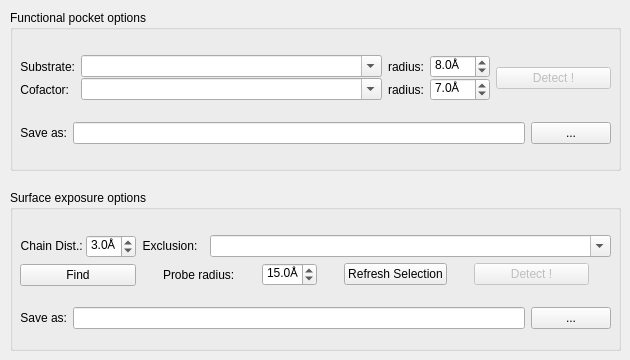
    <widget class="QWidget" name="tab_prepare">
     <property name="statusTip">
      <string>Determine surfaces, pockets, interfaces and evolutionary profile.</string>
     </property>
     <attribute name="title">
      <string>Prepare</string>
     </attribute>
     <widget class="QGroupBox" name="groupBox_functional">
      <property name="geometry">
       <rect>
        <x>10</x>
        <y>10</y>
        <width>611</width>
        <height>161</height>
       </rect>
      </property>
      <property name="title">
       <string>Functional pocket options</string>
      </property>
      <widget class="QWidget" name="verticalLayoutWidget_7">
       <property name="geometry">
        <rect>
         <x>10</x>
         <y>30</y>
         <width>591</width>
         <height>121</height>
        </rect>
       </property>
       <layout class="QVBoxLayout" name="verticalLayout_3">
        <item>
         <layout class="QHBoxLayout" name="horizontalLayout_2">
          <item>
           <layout class="QGridLayout" name="gridLayout_5">
            <property name="verticalSpacing">
             <number>0</number>
            </property>
            <item row="0" column="1">
             <widget class="QComboBox" name="comboBox_ligand_sel">
              <property name="sizePolicy">
               <sizepolicy hsizetype="Preferred" vsizetype="Fixed">
                <horstretch>0</horstretch>
                <verstretch>0</verstretch>
               </sizepolicy>
              </property>
              <property name="minimumSize">
               <size>
                <width>0</width>
                <height>0</height>
               </size>
              </property>
              <property name="maximumSize">
               <size>
                <width>16777215</width>
                <height>16777215</height>
               </size>
              </property>
              <property name="statusTip">
               <string>Substrate/Product molecule. Use PyMOL selection syntax(eg. (LIG or PRD))</string>
              </property>
              <property name="whatsThis">
               <string/>
              </property>
              <property name="editable">
               <bool>true</bool>
              </property>
             </widget>
            </item>
            <item row="1" column="2">
             <widget class="QLabel" name="label_cofactor_radius">
              <property name="sizePolicy">
               <sizepolicy hsizetype="Fixed" vsizetype="Preferred">
                <horstretch>0</horstretch>
                <verstretch>0</verstretch>
               </sizepolicy>
              </property>
              <property name="text">
               <string>radius:</string>
              </property>
              <property name="alignment">
               <set>Qt::AlignRight|Qt::AlignTrailing|Qt::AlignVCenter</set>
              </property>
             </widget>
            </item>
            <item row="1" column="0">
             <widget class="QLabel" name="label_cofactor_sel">
              <property name="sizePolicy">
               <sizepolicy hsizetype="Fixed" vsizetype="Preferred">
                <horstretch>0</horstretch>
                <verstretch>0</verstretch>
               </sizepolicy>
              </property>
              <property name="text">
               <string>Cofactor:</string>
              </property>
              <property name="alignment">
               <set>Qt::AlignRight|Qt::AlignTrailing|Qt::AlignVCenter</set>
              </property>
             </widget>
            </item>
            <item row="0" column="2">
             <widget class="QLabel" name="label_ligand_radius">
              <property name="sizePolicy">
               <sizepolicy hsizetype="Fixed" vsizetype="Preferred">
                <horstretch>0</horstretch>
                <verstretch>0</verstretch>
               </sizepolicy>
              </property>
              <property name="text">
               <string>radius:</string>
              </property>
              <property name="alignment">
               <set>Qt::AlignRight|Qt::AlignTrailing|Qt::AlignVCenter</set>
              </property>
             </widget>
            </item>
            <item row="0" column="0">
             <widget class="QLabel" name="label_ligand_sel">
              <property name="sizePolicy">
               <sizepolicy hsizetype="Fixed" vsizetype="Preferred">
                <horstretch>0</horstretch>
                <verstretch>0</verstretch>
               </sizepolicy>
              </property>
              <property name="text">
               <string>Substrate:</string>
              </property>
              <property name="alignment">
               <set>Qt::AlignRight|Qt::AlignTrailing|Qt::AlignVCenter</set>
              </property>
             </widget>
            </item>
            <item row="1" column="1">
             <widget class="QComboBox" name="comboBox_cofactor_sel">
              <property name="sizePolicy">
               <sizepolicy hsizetype="Preferred" vsizetype="Fixed">
                <horstretch>0</horstretch>
                <verstretch>0</verstretch>
               </sizepolicy>
              </property>
              <property name="minimumSize">
               <size>
                <width>0</width>
                <height>0</height>
               </size>
              </property>
              <property name="maximumSize">
               <size>
                <width>16777215</width>
                <height>16777215</height>
               </size>
              </property>
              <property name="statusTip">
               <string>Co-factor or co-enzyme, HEM/FAD/NAD, etc. Use PyMOL selection syntax (eg. (HEM or FAD))</string>
              </property>
              <property name="editable">
               <bool>true</bool>
              </property>
             </widget>
            </item>
            <item row="0" column="3">
             <widget class="QDoubleSpinBox" name="doubleSpinBox_ligand_radius">
              <property name="maximumSize">
               <size>
                <width>60</width>
                <height>16777215</height>
               </size>
              </property>
              <property name="statusTip">
               <string>Max distance from ligand to pocket residue.</string>
              </property>
              <property name="suffix">
               <string>Å</string>
              </property>
              <property name="decimals">
               <number>1</number>
              </property>
              <property name="minimum">
               <double>1.000000000000000</double>
              </property>
              <property name="maximum">
               <double>25.000000000000000</double>
              </property>
              <property name="value">
               <double>8.000000000000000</double>
              </property>
             </widget>
            </item>
            <item row="1" column="3">
             <widget class="QDoubleSpinBox" name="doubleSpinBox_cofactor_radius">
              <property name="maximumSize">
               <size>
                <width>60</width>
                <height>16777215</height>
               </size>
              </property>
              <property name="statusTip">
               <string>Max distance from cofactor to pocket residue.</string>
              </property>
              <property name="suffix">
               <string>Å</string>
              </property>
              <property name="decimals">
               <number>1</number>
              </property>
              <property name="minimum">
               <double>1.000000000000000</double>
              </property>
              <property name="maximum">
               <double>25.000000000000000</double>
              </property>
              <property name="value">
               <double>7.000000000000000</double>
              </property>
             </widget>
            </item>
           </layout>
          </item>
          <item>
           <widget class="QPushButton" name="pushButton_run_pocket_detection">
            <property name="enabled">
             <bool>false</bool>
            </property>
            <property name="sizePolicy">
             <sizepolicy hsizetype="Fixed" vsizetype="Fixed">
              <horstretch>0</horstretch>
              <verstretch>0</verstretch>
             </sizepolicy>
            </property>
            <property name="maximumSize">
             <size>
              <width>115</width>
              <height>16777215</height>
             </size>
            </property>
            <property name="text">
             <string>Detect !</string>
            </property>
           </widget>
          </item>
         </layout>
        </item>
        <item>
         <layout class="QHBoxLayout" name="horizontalLayout_26">
          <item>
           <widget class="QLabel" name="label_output_pse_4">
            <property name="text">
             <string>Save as:</string>
            </property>
            <property name="alignment">
             <set>Qt::AlignRight|Qt::AlignTrailing|Qt::AlignVCenter</set>
            </property>
           </widget>
          </item>
          <item>
           <widget class="QLineEdit" name="lineEdit_output_pse_pocket">
            <property name="statusTip">
             <string>Output session path</string>
            </property>
            <property name="text">
             <string/>
            </property>
           </widget>
          </item>
          <item>
           <widget class="QPushButton" name="pushButton_open_output_pse_pocket">
            <property name="text">
             <string>...</string>
            </property>
           </widget>
          </item>
         </layout>
        </item>
       </layout>
      </widget>
     </widget>
     <widget class="QGroupBox" name="groupBox_surface">
      <property name="geometry">
       <rect>
        <x>10</x>
        <y>190</y>
        <width>611</width>
        <height>161</height>
       </rect>
      </property>
      <property name="mouseTracking">
       <bool>false</bool>
      </property>
      <property name="title">
       <string>Surface exposure options</string>
      </property>
      <widget class="QWidget" name="verticalLayoutWidget_8">
       <property name="geometry">
        <rect>
         <x>10</x>
         <y>30</y>
         <width>591</width>
         <height>124</height>
        </rect>
       </property>
       <layout class="QVBoxLayout" name="verticalLayout_12">
        <item>
         <layout class="QHBoxLayout" name="horizontalLayout_15">
          <item>
           <layout class="QVBoxLayout" name="verticalLayout">
            <item>
             <layout class="QHBoxLayout" name="horizontalLayout_27">
              <property name="spacing">
               <number>0</number>
              </property>
              <item>
               <widget class="QLabel" name="label_surface_cutoff_2">
                <property name="sizePolicy">
                 <sizepolicy hsizetype="Fixed" vsizetype="Maximum">
                  <horstretch>0</horstretch>
                  <verstretch>0</verstretch>
                 </sizepolicy>
                </property>
                <property name="maximumSize">
                 <size>
                  <width>120</width>
                  <height>16777215</height>
                 </size>
                </property>
                <property name="text">
                 <string>Chain Dist.: </string>
                </property>
                <property name="alignment">
                 <set>Qt::AlignRight|Qt::AlignTrailing|Qt::AlignVCenter</set>
                </property>
               </widget>
              </item>
              <item>
               <widget class="QDoubleSpinBox" name="doubleSpinBox_interface_cutoff">
                <property name="sizePolicy">
                 <sizepolicy hsizetype="Fixed" vsizetype="Fixed">
                  <horstretch>0</horstretch>
                  <verstretch>0</verstretch>
                 </sizepolicy>
                </property>
                <property name="maximumSize">
                 <size>
                  <width>50</width>
                  <height>16777215</height>
                 </size>
                </property>
                <property name="statusTip">
                 <string>Max distance from chain to chain.</string>
                </property>
                <property name="suffix">
                 <string>Å</string>
                </property>
                <property name="decimals">
                 <number>1</number>
                </property>
                <property name="minimum">
                 <double>1.000000000000000</double>
                </property>
                <property name="maximum">
                 <double>25.000000000000000</double>
                </property>
                <property name="value">
                 <double>3.000000000000000</double>
                </property>
               </widget>
              </item>
             </layout>
            </item>
            <item>
             <widget class="QPushButton" name="pushButton_dump_interfaces">
              <property name="sizePolicy">
               <sizepolicy hsizetype="Minimum" vsizetype="Fixed">
                <horstretch>0</horstretch>
                <verstretch>0</verstretch>
               </sizepolicy>
              </property>
              <property name="maximumSize">
               <size>
                <width>16777215</width>
                <height>16777215</height>
               </size>
              </property>
              <property name="font">
               <font>
                <weight>50</weight>
                <bold>false</bold>
               </font>
              </property>
              <property name="toolTip">
               <string>Dump chain-chain interface</string>
              </property>
              <property name="text">
               <string>Find</string>
              </property>
             </widget>
            </item>
           </layout>
          </item>
          <item>
           <layout class="QVBoxLayout" name="verticalLayout_4">
            <item>
             <layout class="QHBoxLayout" name="horizontalLayout_10">
              <item>
               <widget class="QLabel" name="label_surface_exclusion">
                <property name="sizePolicy">
                 <sizepolicy hsizetype="Fixed" vsizetype="Preferred">
                  <horstretch>0</horstretch>
                  <verstretch>0</verstretch>
                 </sizepolicy>
                </property>
                <property name="text">
                 <string>Exclusion:  </string>
                </property>
                <property name="alignment">
                 <set>Qt::AlignRight|Qt::AlignTrailing|Qt::AlignVCenter</set>
                </property>
               </widget>
              </item>
              <item>
               <widget class="QComboBox" name="comboBox_surface_exclusion">
                <property name="sizePolicy">
                 <sizepolicy hsizetype="MinimumExpanding" vsizetype="Fixed">
                  <horstretch>0</horstretch>
                  <verstretch>0</verstretch>
                 </sizepolicy>
                </property>
                <property name="maximumSize">
                 <size>
                  <width>16777215</width>
                  <height>16777215</height>
                 </size>
                </property>
                <property name="statusTip">
                 <string>Excluded selection. Use PyMOL selection syntax(eg. ((sele_1 and sele_2) or (sele_3 and sele_4)))</string>
                </property>
                <property name="editable">
                 <bool>true</bool>
                </property>
                <property name="sizeAdjustPolicy">
                 <enum>QComboBox::AdjustToContentsOnFirstShow</enum>
                </property>
                <property name="placeholderText">
                 <string/>
                </property>
               </widget>
              </item>
             </layout>
            </item>
            <item>
             <layout class="QHBoxLayout" name="horizontalLayout_7">
              <item>
               <widget class="QLabel" name="label_surface_cutoff">
                <property name="sizePolicy">
                 <sizepolicy hsizetype="Fixed" vsizetype="Preferred">
                  <horstretch>0</horstretch>
                  <verstretch>0</verstretch>
                 </sizepolicy>
                </property>
                <property name="text">
                 <string>Probe radius:</string>
                </property>
                <property name="alignment">
                 <set>Qt::AlignLeading|Qt::AlignLeft|Qt::AlignVCenter</set>
                </property>
               </widget>
              </item>
              <item>
               <widget class="QDoubleSpinBox" name="doubleSpinBox_surface_cutoff">
                <property name="sizePolicy">
                 <sizepolicy hsizetype="Fixed" vsizetype="Fixed">
                  <horstretch>0</horstretch>
                  <verstretch>0</verstretch>
                 </sizepolicy>
                </property>
                <property name="maximumSize">
                 <size>
                  <width>55</width>
                  <height>16777215</height>
                 </size>
                </property>
                <property name="statusTip">
                 <string>Probe radius for surface residue detection.</string>
                </property>
                <property name="suffix">
                 <string>Å</string>
                </property>
                <property name="decimals">
                 <number>1</number>
                </property>
                <property name="minimum">
                 <double>1.000000000000000</double>
                </property>
                <property name="maximum">
                 <double>50.000000000000000</double>
                </property>
                <property name="value">
                 <double>15.000000000000000</double>
                </property>
               </widget>
              </item>
              <item>
               <widget class="QPushButton" name="pushButton_run_surface_refresh">
                <property name="sizePolicy">
                 <sizepolicy hsizetype="Fixed" vsizetype="Fixed">
                  <horstretch>0</horstretch>
                  <verstretch>0</verstretch>
                 </sizepolicy>
                </property>
                <property name="maximumSize">
                 <size>
                  <width>16777215</width>
                  <height>16777215</height>
                 </size>
                </property>
                <property name="statusTip">
                 <string>Refresh PyMOL selection list in REvoDesign</string>
                </property>
                <property name="whatsThis">
                 <string comment="Refresh to fetch PyMOL selections"/>
                </property>
                <property name="text">
                 <string>Refresh Selection</string>
                </property>
               </widget>
              </item>
              <item>
               <widget class="QPushButton" name="pushButton_run_surface_detection">
                <property name="enabled">
                 <bool>false</bool>
                </property>
                <property name="sizePolicy">
                 <sizepolicy hsizetype="Fixed" vsizetype="Fixed">
                  <horstretch>0</horstretch>
                  <verstretch>0</verstretch>
                 </sizepolicy>
                </property>
                <property name="maximumSize">
                 <size>
                  <width>115</width>
                  <height>16777215</height>
                 </size>
                </property>
                <property name="text">
                 <string>Detect !</string>
                </property>
               </widget>
              </item>
             </layout>
            </item>
           </layout>
          </item>
         </layout>
        </item>
        <item>
         <layout class="QHBoxLayout" name="horizontalLayout_16">
          <item>
           <widget class="QLabel" name="label_output_pse">
            <property name="text">
             <string>Save as:</string>
            </property>
            <property name="alignment">
             <set>Qt::AlignRight|Qt::AlignTrailing|Qt::AlignVCenter</set>
            </property>
           </widget>
          </item>
          <item>
           <widget class="QLineEdit" name="lineEdit_output_pse_surface">
            <property name="statusTip">
             <string>Output session path</string>
            </property>
            <property name="text">
             <string/>
            </property>
           </widget>
          </item>
          <item>
           <widget class="QPushButton" name="pushButton_open_output_pse_surface">
            <property name="text">
             <string>...</string>
            </property>
           </widget>
          </item>
         </layout>
        </item>
       </layout>
      </widget>
     </widget>
    </widget>
